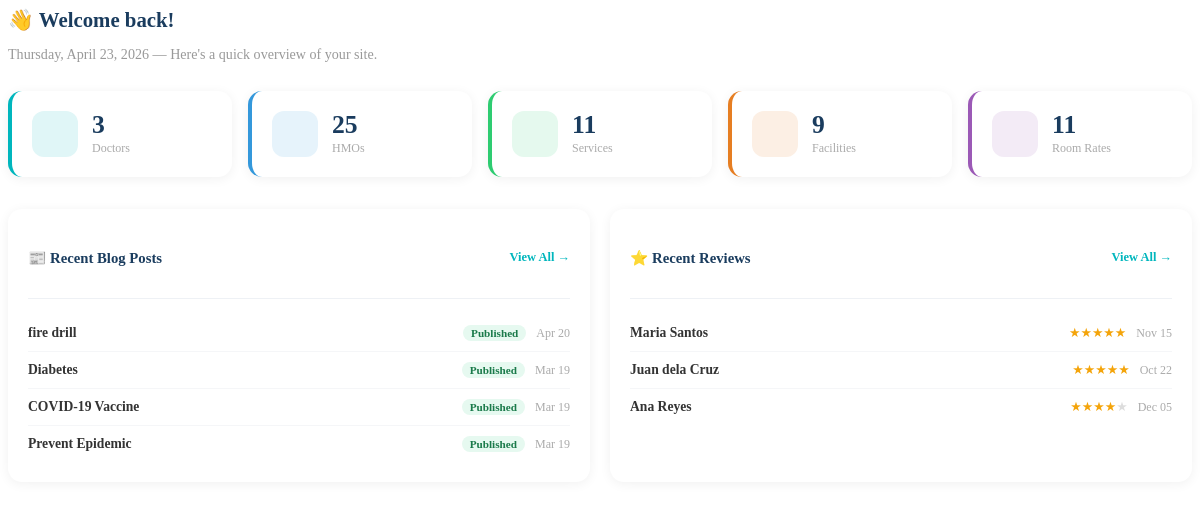
Screenshot of /admin/pages/dashboard.php with the database file from the repository.
### tables this page shows
CREATE TABLE `blogs` (
  `id` int(11) NOT NULL,
  `title` varchar(200) NOT NULL,
  `excerpt` text DEFAULT NULL,
  `content` text DEFAULT NULL,
  `published_date` date DEFAULT NULL,
  `status` enum('draft','published') NOT NULL DEFAULT 'published',
  `image` varchar(255) DEFAULT '',
  `created_at` timestamp NOT NULL DEFAULT current_timestamp()
);

CREATE TABLE `reviews` (
  `id` int(11) NOT NULL,
  `patient_name` varchar(150) NOT NULL,
  `review_text` text NOT NULL,
  `rating` tinyint(1) DEFAULT 5,
  `photo` varchar(255) DEFAULT '',
  `review_date` date NOT NULL,
  `created_at` timestamp NOT NULL DEFAULT current_timestamp()
);

### admin/pages/dashboard.php (the view, shortened to what this page needs)
<?php
global $con;
function db_count($con, $table) {
    $res = mysqli_query($con, "SELECT COUNT(*) as total FROM `$table`");
    return mysqli_fetch_assoc($res)['total'] ?? 0;
}
$count_doctors    = db_count($con, 'doctors');
$count_hmos       = db_count($con, 'hmos');
$count_services   = db_count($con, 'services');
$count_facilities = db_count($con, 'facilities');
$count_rooms      = db_count($con, 'roomrates');
$blogs_res   = mysqli_query($con, "SELECT id, title, status, published_date FROM blogs ORDER BY created_at DESC LIMIT 5");
$recent_blogs = [];
while ($row = mysqli_fetch_assoc($blogs_res)) $recent_blogs[] = $row;
$reviews_res    = mysqli_query($con, "SELECT id, patient_name, rating, review_date FROM reviews ORDER BY created_at DESC LIMIT 5");
$recent_reviews = [];
while ($row = mysqli_fetch_assoc($reviews_res)) $recent_reviews[] = $row;
?>
<div class="dash-welcome">
    <h2>👋 Welcome back!</h2>
    <p><?= date('l, F d, Y') ?> — Here's a quick overview of your site.</p>
</div>
<div class="dash-stats">
    <div class="stat-card">
        <div class="stat-icon"><i class="fas fa-user-doctor"></i></div>
        <div class="stat-info">
            <div class="stat-num"><?= $count_doctors ?></div>
            <div class="stat-label">Doctors</div>
        </div>
    </div>
    <div class="stat-card">
        <div class="stat-icon"><i class="fas fa-shield-heart"></i></div>
        <div class="stat-info">
            <div class="stat-num"><?= $count_hmos ?></div>
            <div class="stat-label">HMOs</div>
        </div>
    </div>
    <div class="stat-card">
        <div class="stat-icon"><i class="fas fa-stethoscope"></i></div>
        <div class="stat-info">
            <div class="stat-num"><?= $count_services ?></div>
            <div class="stat-label">Services</div>
        </div>
    </div>
    <div class="stat-card">
        <div class="stat-icon"><i class="fas fa-building"></i></div>
        <div class="stat-info">
            <div class="stat-num"><?= $count_facilities ?></div>
            <div class="stat-label">Facilities</div>
        </div>
    </div>
    <div class="stat-card">
        <div class="stat-icon"><i class="fas fa-bed"></i></div>
        <div class="stat-info">
            <div class="stat-num"><?= $count_rooms ?></div>
            <div class="stat-label">Room Rates</div>
        </div>
    </div>
</div>
<div class="dash-recent">
    <div class="dash-panel">
        <div class="dash-panel-header">
            <h4>📰 Recent Blog Posts</h4>
            <a href="index.php?page=blog">View All →</a>
        </div>
        <?php if (empty($recent_blogs)): ?>
            <p class="no-data">No blog posts yet.</p>
        <?php else: ?>
            <?php foreach ($recent_blogs as $b): ?>
            <div class="dash-row">
                <div class="dash-row-title"><?= htmlspecialchars($b['title']) ?></div>
                <span class="badge <?= $b['status'] === 'published' ? 'badge-published' : 'badge-draft' ?>">
                    <?= ucfirst($b['status']) ?>
                </span>
                <div class="dash-row-meta">
                    <?= $b['published_date'] ? date('M d', strtotime($b['published_date'])) : '—' ?>
                </div>
            </div>
            <?php endforeach; ?>
        <?php endif; ?>
    </div>
    <div class="dash-panel">
        <div class="dash-panel-header">
            <h4>⭐ Recent Reviews</h4>
            <a href="index.php?page=reviews">View All →</a>
        </div>
        <?php if (empty($recent_reviews)): ?>
            <p class="no-data">No reviews yet.</p>
        <?php else: ?>
            <?php foreach ($recent_reviews as $r): ?>
            <div class="dash-row">
                <div class="dash-row-title"><?= htmlspecialchars($r['patient_name']) ?></div>
                <div class="stars">
                    <?= str_repeat('★', $r['rating']) ?><span style="color:#ddd;"><?= str_repeat('★', 5 - $r['rating']) ?></span>
                </div>
                <div class="dash-row-meta">
                    <?= $r['review_date'] ? date('M d', strtotime($r['review_date'])) : '—' ?>
                </div>
            </div>
            <?php endforeach; ?>
        <?php endif; ?>
    </div>
</div>

### admin/pages/dashboard.php (style rules this page uses)
.dash-welcome { margin-bottom: 28px; }
.dash-welcome h2 { font-size: 1.3rem; font-weight: 700; color: #1a3c5e; margin-bottom: 4px; }
.dash-welcome p { font-size: 0.88rem; color: #999; }
.dash-stats { display: grid; grid-template-columns: repeat(5, 1fr); gap: 16px; margin-bottom: 32px; }
.stat-card { background: #fff; border-radius: 14px; padding: 20px; display: flex; align-items: center; gap: 14px; box-shadow: 0 2px 12px rgba(0,0,0,0.06); border-left: 4px solid transparent; transition: transform 0.2s; }
.stat-card:nth-child(1) { border-left-color: #00b6bd; }
.stat-card:nth-child(2) { border-left-color: #3498db; }
.stat-card:nth-child(3) { border-left-color: #2ecc71; }
.stat-card:nth-child(4) { border-left-color: #e67e22; }
.stat-card:nth-child(5) { border-left-color: #9b59b6; }
.stat-icon { width: 46px; height: 46px; border-radius: 12px; display: flex; align-items: center; justify-content: center; font-size: 1.2rem; flex-shrink: 0; }
.stat-card:nth-child(1) .stat-icon { background: rgba(0,182,189,0.12); color: #00b6bd; }
.stat-card:nth-child(2) .stat-icon { background: rgba(52,152,219,0.12); color: #3498db; }
.stat-card:nth-child(3) .stat-icon { background: rgba(46,204,113,0.12); color: #2ecc71; }
.stat-card:nth-child(4) .stat-icon { background: rgba(230,126,34,0.12); color: #e67e22; }
.stat-card:nth-child(5) .stat-icon { background: rgba(155,89,182,0.12); color: #9b59b6; }
.stat-info .stat-num { font-size: 1.6rem; font-weight: 800; color: #1a3c5e; line-height: 1; }
.stat-info .stat-label { font-size: 0.75rem; color: #aaa; font-weight: 500; margin-top: 3px; }
.dash-recent { display: grid; grid-template-columns: 1fr 1fr; gap: 20px; }
.dash-panel { background: #fff; border-radius: 14px; padding: 20px; box-shadow: 0 2px 12px rgba(0,0,0,0.06); }
.dash-panel-header { display: flex; align-items: center; justify-content: space-between; margin-bottom: 16px; padding-bottom: 12px; border-bottom: 1px solid #eef1f5; }
.dash-panel-header h4 { font-size: 0.92rem; font-weight: 700; color: #1a3c5e; }
.dash-panel-header a { font-size: 0.78rem; color: #00b6bd; text-decoration: none; font-weight: 600; }
.dash-row { display: flex; align-items: center; justify-content: space-between; padding: 10px 0; border-bottom: 1px solid #f5f6f8; gap: 10px; }
.dash-row:last-child { border-bottom: none; }
.dash-row-title { font-size: 0.85rem; font-weight: 600; color: #333; flex: 1; white-space: nowrap; overflow: hidden; text-overflow: ellipsis; }
.dash-row-meta { font-size: 0.75rem; color: #aaa; flex-shrink: 0; }
.badge { font-size: 0.7rem; font-weight: 700; padding: 2px 8px; border-radius: 20px; flex-shrink: 0; }
.badge-published { background: #e6f9f0; color: #1a7a4a; }
.stars { color: #f4a40a; font-size: 0.8rem; }

### rows the page displays
blogs: title "fire drill", status "Published", published_date "Apr 20"
blogs: title "Diabetes", status "Published", published_date "Mar 19"
blogs: title "COVID-19 Vaccine", status "Published", published_date "Mar 19"
blogs: title "Prevent Epidemic", status "Published", published_date "Mar 19"
reviews: patient_name "Maria Santos", rating "★★★★★", review_date "Nov 15"
reviews: patient_name "Juan dela Cruz", rating "★★★★★", review_date "Oct 22"
reviews: patient_name "Ana Reyes", rating "★★★★", rating "★", review_date "Dec 05"

### other values shown
$count_doctors "3"
$count_hmos "25"
$count_services "11"
$count_facilities "9"
$count_rooms "11"
